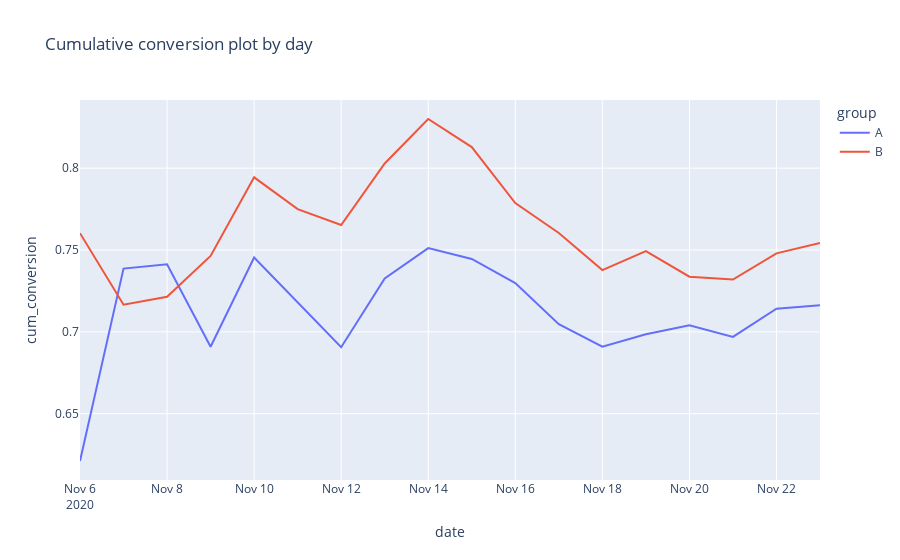

This figure's notebook cell:
### Code cell
fig = px.line(
    sample_grouped,
    x='date',
    y='cum_conversion',
    color='group',
     title='Cumulative conversion plot by day'
)
fig.show()

### Figure 1 — Plotly figure (JSON) as saved in the notebook; plotly's stock layout.template omitted (floating-point values rounded to 4 significant figures)
{"data": [{"hovertemplate": "group=A<br>date=%{x}<br>cum_conversion=%{y}<extra></extra>", "legendgroup": "A", "line": {"color": "#636efa", "dash": "solid"}, "marker": {"symbol": "circle"}, "mode": "lines", "name": "A", "orientation": "v", "showlegend": true, "type": "scatter", "x": ["2020-11-06T00:00:00", "2020-11-07T00:00:00", "2020-11-08T00:00:00", "2020-11-09T00:00:00", "2020-11-10T00:00:00", "2020-11-11T00:00:00", "2020-11-12T00:00:00", "2020-11-13T00:00:00", "2020-11-14T00:00:00", "2020-11-15T00:00:00", "2020-11-16T00:00:00", "2020-11-17T00:00:00", "2020-11-18T00:00:00", "2020-11-19T00:00:00", "2020-11-20T00:00:00", "2020-11-21T00:00:00", "2020-11-22T00:00:00", "2020-11-23T00:00:00"], "xaxis": "x", "y": [0.6211, 0.7386, 0.7413, 0.6909, 0.7455, 0.7179, 0.6906, 0.7326, 0.7511, 0.7445, 0.7298, 0.7047, 0.691, 0.6985, 0.7041, 0.6969, 0.7141, 0.7162], "yaxis": "y"}, {"hovertemplate": "group=B<br>date=%{x}<br>cum_conversion=%{y}<extra></extra>", "legendgroup": "B", "line": {"color": "#EF553B", "dash": "solid"}, "marker": {"symbol": "circle"}, "mode": "lines", "name": "B", "orientation": "v", "showlegend": true, "type": "scatter", "x": ["2020-11-06T00:00:00", "2020-11-07T00:00:00", "2020-11-08T00:00:00", "2020-11-09T00:00:00", "2020-11-10T00:00:00", "2020-11-11T00:00:00", "2020-11-12T00:00:00", "2020-11-13T00:00:00", "2020-11-14T00:00:00", "2020-11-15T00:00:00", "2020-11-16T00:00:00", "2020-11-17T00:00:00", "2020-11-18T00:00:00", "2020-11-19T00:00:00", "2020-11-20T00:00:00", "2020-11-21T00:00:00", "2020-11-22T00:00:00", "2020-11-23T00:00:00"], "xaxis": "x", "y": [0.7603, 0.7166, 0.7214, 0.7464, 0.7944, 0.775, 0.7653, 0.8028, 0.83, 0.8129, 0.7787, 0.7604, 0.7378, 0.7494, 0.7337, 0.7319, 0.748, 0.7543], "yaxis": "y"}], "layout": {"legend": {"title": {"text": "group"}, "tracegroupgap": 0}, "title": {"text": "Cumulative conversion plot by day"}, "xaxis": {"anchor": "y", "domain": [0, 1], "title": {"text": "date"}}, "yaxis": {"anchor": "x", "domain": [0, 1], "title": {"text": "cum_conversion"}}}}
